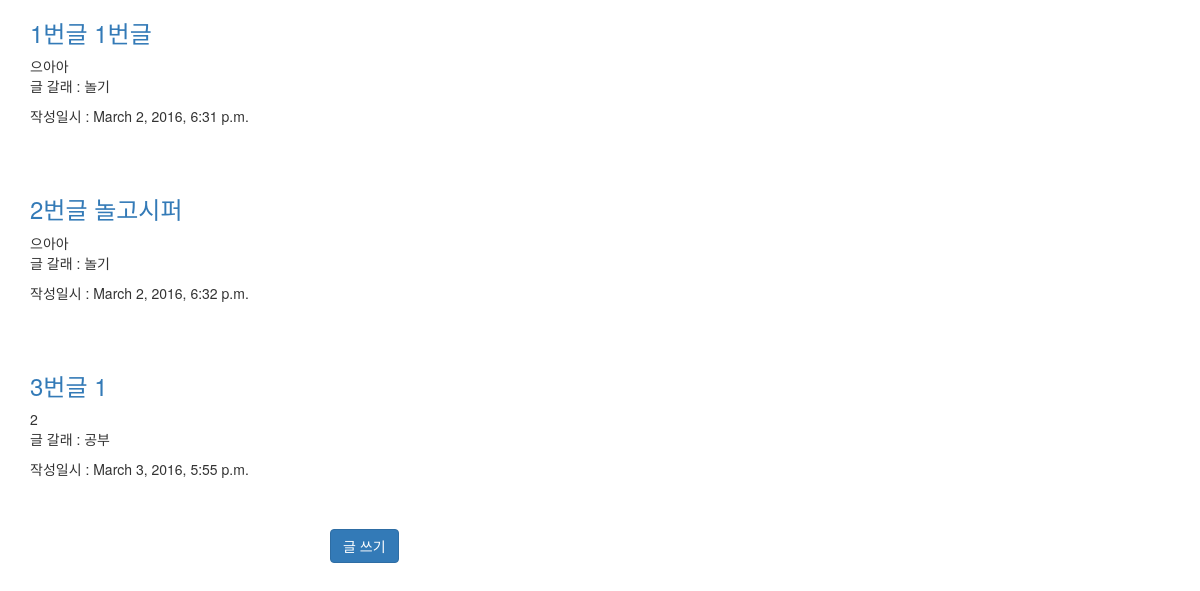
Before: / with the older database file.
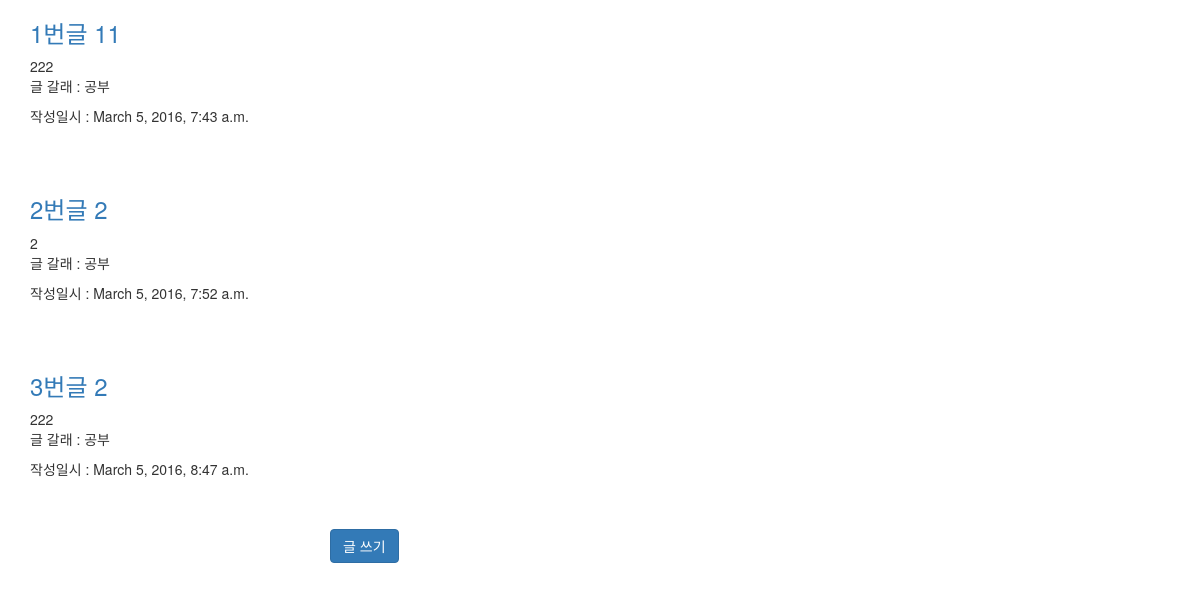
After: the same page with the newer database file.
### blog/models.py (models this page shows, shortened)
class Post(models.Model):
    user = models.ForeignKey(settings.AUTH_USER_MODEL)
    tags = models.ManyToManyField('Tag')# 문자열로 연결하면 모델을 전부 다 읽고 나서 나중에 평가해서 관계를 맺어준다. app_name.Tag 라고 하면 다른 앱에있는거 가져온다.
    category = models.ForeignKey('Category', null=True)
    title = models.CharField(max_length=200) #255이하 글자를 입력할 수 있는 데이터베이스 컬럼이 charField
    content = models.TextField()#디비마다 다르지만 통산적으로 글자수에 제약이 없다.
    created_at = models.DateTimeField(auto_now_add=True)#처음데이터가 만들어 질때 생성일시가 자동으로 들어가도록
    updated_at = models.DateTimeField(auto_now=True)#수정이 될 때 마다 자동으로 수정일시가 들어간다.
    is_model_field = False # 파이썬 코드로만 존재하고 컬럼으로는 만들어 지지 않는다.
    class Meta:
        ordering = ('-updated_at', '-pk',)

class Category(models.Model):
    name = models.CharField(max_length=40)

### blog/views.py (the view)
# urls.py: url(r'^$',blog_views.list_posts, name="list_posts"), #^뒤에 있는걸로 시작한다.  $는 이걸로 끝난다 라는 뜻.
def list_posts(request):
    per_page = 3
    current_page = request.GET.get('page',1)
    all_posts = Post.objects.select_related().all().order_by('pk')#select_related() 1:다로 연결되어 있으면 조인을 해서 한번에 들고 온다.
    pagi = Paginator(all_posts, per_page)
    try:
        pg = pagi.page(current_page)
    except PageNotAnInteger:
        pg = pagi.page(1)
    except EmptyPage:
        pg = []
    return render(request, 'list_posts.html',{
        'posts': pg,
    })

### blog/templates/list_posts.html (shortened to what this page needs)
{% extends 'blog_layout.html' %}
{% load bootstrap3 %}
{%block content%}
    {% for post in posts %}
    <div class="post_container">
        <h3> <a href="{% url 'view_post' pk=post.pk %}">{{post.id}}번글 {{post.title}}</a> </h3>
        <div class="post_content">
            {{post.content}}
        </div>
        <div>
            <p>글 갈래 : {{post.category.name}}</p>
            <p>작성일시 : {{post.created_at}}
        </div>
        <br><br>
    </div>
    {% empty%}
    <p> 글이 없습니다.</p>
    {% endfor %}
    <row>
        <div class="col-md-3 col-md-offset-3">
            <a href="/posts/create" class="btn btn-primary " role="button">글 쓰기</a>
        </div>
    </row>
    <row class="col-md-12">
    </row>
{%endblock%}

### blog/templates/blog_layout.html (shortened to what this page needs)
{% load bootstrap3%}
<!DOCTYPE html>
<html>
    <head>
      {% bootstrap_css%}
    </head>
    <body class="container">
      {%block content%}{%endblock%}
    </body>
</html>

Changed rows visible on the page:
changed Post id 1: title "1번글" → "11"; content "으아아" → "222"; category.name "놀기" → "공부"; created_at "March 2, 2016, 6:31 p.m." → "March 5, 2016, 7:43 a.m."
changed Post id 2: title "놀고시퍼" → "2"; content "으아아" → "2"; category.name "놀기" → "공부"; created_at "March 2, 2016, 6:32 p.m." → "March 5, 2016, 7:52 a.m."
changed Post id 3: title "1" → "2"; content "2" → "222"; created_at "March 3, 2016, 5:55 p.m." → "March 5, 2016, 8:47 a.m."
